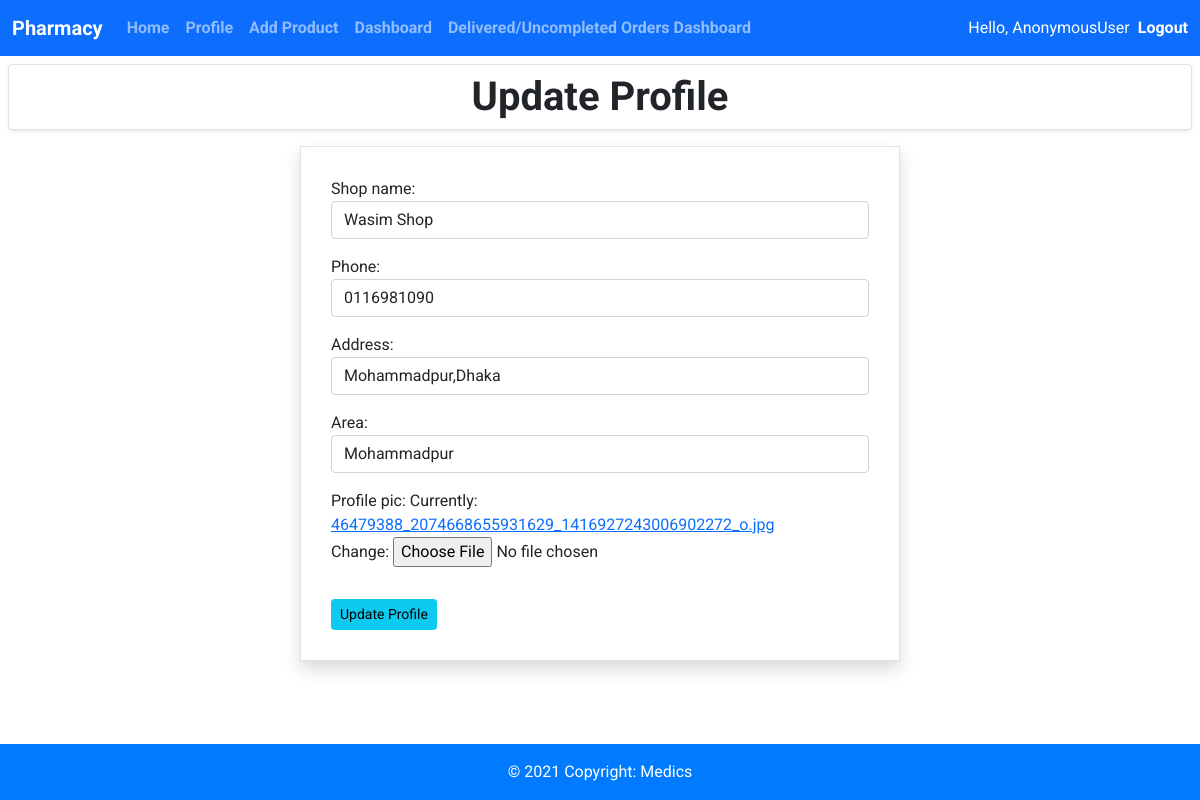
The page /pharmacy/profile/edit/1 on the database as committed earlier.
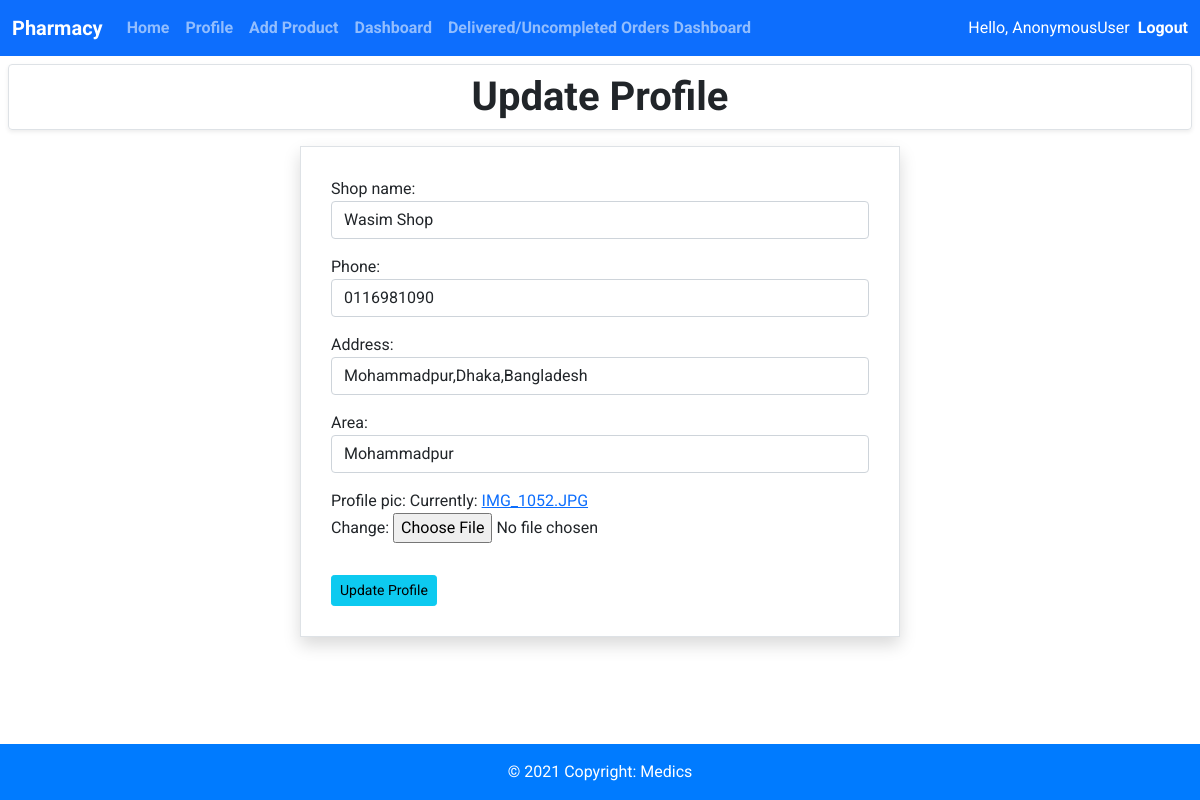
The same page on the database as committed later.
### pharmacy/models.py (models this page shows, shortened)
class Pharmacy(models.Model):
    user = models.OneToOneField(
        User, null=True, blank=True, on_delete=models.CASCADE)
    shop_name = models.CharField(max_length=100)
    phone = models.CharField(max_length=20, null=True)
    address = models.CharField(max_length=200, null=True, blank=True)
    area = models.CharField(max_length=100, null=True, blank=True)
    profile_pic = models.ImageField(
        default="profile1.png", null=True, blank=True)
    date_created = models.DateTimeField(auto_now_add=True, null=True)

### pharmacy/views.py (the view)
def pharmacyProfileEdit(request, id):
    pharmacy = Pharmacy.objects.get(id=id)
    form = UpdatePharmacyForm(instance=pharmacy)
    if request.method == 'POST':
        form = UpdatePharmacyForm(
            request.POST, request.FILES, instance=pharmacy)
        if form.is_valid():
            form.save()
        return redirect('pharmacy_Profile')
    context = {'form': form}
    return render(request, 'pharmacy/pharmacyProfileEdit.html', context)

### pharmacy/form.py
class UpdatePharmacyForm(ModelForm):
    class Meta:
        model = Pharmacy
        fields = '__all__'
        exclude = ['user', 'date_created']
        widgets = {
            'shop_name': forms.TextInput(attrs={'class': 'form-control'}),
            'phone': forms.TextInput(attrs={'class': 'form-control'}),
            'address': forms.TextInput(attrs={'class': 'form-control'}),
            'area': forms.TextInput(attrs={'class': 'form-control'}),
        }

### pharmacy/templates/pharmacy/pharmacyProfileEdit.html (shortened to what this page needs)
{%extends 'pharmacy/pharmacyBase.html'%}
{%block content%}
<h1 class="text-center border rounded m-2 shadow-sm fw-bold py-2 ">Update Profile</h1>
<div class="container pharmacy-profile-edit border shadow mt-3">
    <form action="" enctype="multipart/form-data" method="POST">
        <div class="form-group">
            {{form.as_p}}
        </div>
        <input type="submit" value="Update Profile" class="btn btn-info btn-sm mt-3">
    </form>
</div>
{%endblock%}

Rows that differ between the two databases and show on the page:
changed Pharmacy "Wasim Shop": address "Mohammadpur,Dhaka" → "Mohammadpur,Dhaka,Bangladesh"
Other text that changed with them:
text no longer shown: "Shop name: Phone: Address: Area: Profile pic: Currently: 46479388_2074668655931629_1416927243006902272_o.jpg Change:"
text now shown: "Shop name: Phone: Address: Area: Profile pic: Currently: IMG_1052.JPG Change:"
